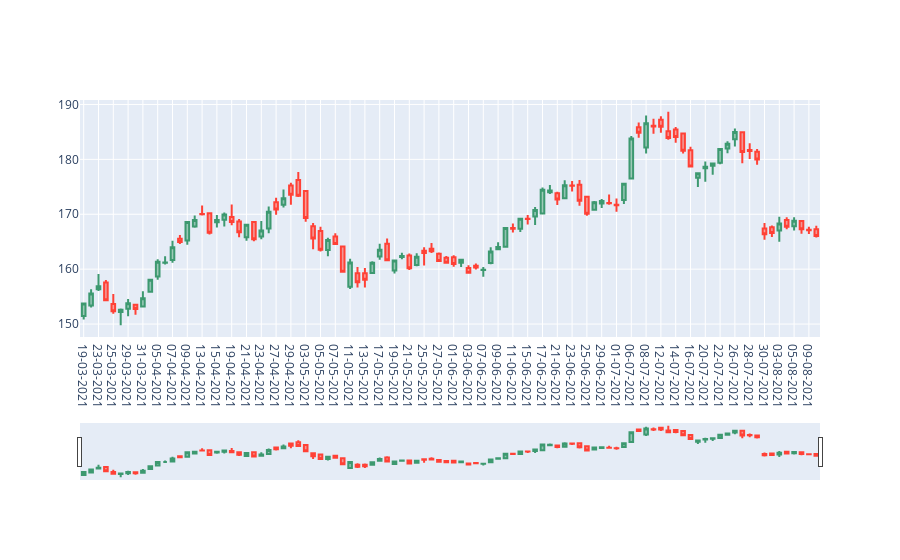

Notebook cell for this chart:
### Code cell
fig = go.Figure(data=[candle_stick_graph_object])
fig.show()
